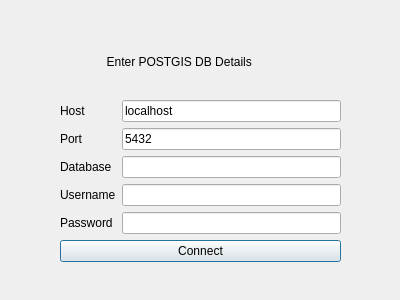
<?xml version="1.0" encoding="UTF-8"?>
<ui version="4.0">
 <class>pgDialog</class>
 <widget class="QDialog" name="pgDialog">
  <property name="geometry">
   <rect>
    <x>0</x>
    <y>0</y>
    <width>400</width>
    <height>300</height>
   </rect>
  </property>
  <property name="windowTitle">
   <string>Dialog</string>
  </property>
  <widget class="QWidget" name="layoutWidget">
   <property name="geometry">
    <rect>
     <x>60</x>
     <y>30</y>
     <width>281</width>
     <height>232</height>
    </rect>
   </property>
   <layout class="QVBoxLayout" name="verticalLayout_4">
    <item>
     <layout class="QVBoxLayout" name="verticalLayout_3">
      <item>
       <widget class="QLabel" name="pglabel_6">
        <property name="text">
         <string>              Enter POSTGIS DB Details</string>
        </property>
       </widget>
      </item>
      <item>
       <layout class="QHBoxLayout" name="horizontalLayout_6">
        <item>
         <layout class="QVBoxLayout" name="verticalLayout_2">
          <item>
           <widget class="QLabel" name="pglabel">
            <property name="text">
             <string>Host</string>
            </property>
           </widget>
          </item>
          <item>
           <widget class="QLabel" name="pglabel_2">
            <property name="text">
             <string>Port          </string>
            </property>
           </widget>
          </item>
          <item>
           <widget class="QLabel" name="pglabel_3">
            <property name="text">
             <string>Database </string>
            </property>
           </widget>
          </item>
          <item>
           <widget class="QLabel" name="pglabel_4">
            <property name="text">
             <string>Username</string>
            </property>
           </widget>
          </item>
          <item>
           <widget class="QLabel" name="pglabel_5">
            <property name="text">
             <string>Password </string>
            </property>
           </widget>
          </item>
         </layout>
        </item>
        <item>
         <layout class="QVBoxLayout" name="verticalLayout">
          <item>
           <layout class="QHBoxLayout" name="horizontalLayout">
            <item>
             <widget class="QLineEdit" name="pglineEdit">
              <property name="text">
               <string>localhost</string>
              </property>
             </widget>
            </item>
           </layout>
          </item>
          <item>
           <layout class="QHBoxLayout" name="horizontalLayout_2">
            <item>
             <widget class="QLineEdit" name="pglineEdit_2">
              <property name="text">
               <string>5432</string>
              </property>
             </widget>
            </item>
           </layout>
          </item>
          <item>
           <layout class="QHBoxLayout" name="horizontalLayout_3">
            <item>
             <widget class="QLineEdit" name="pglineEdit_3"/>
            </item>
           </layout>
          </item>
          <item>
           <layout class="QHBoxLayout" name="horizontalLayout_4">
            <item>
             <widget class="QLineEdit" name="pglineEdit_4"/>
            </item>
           </layout>
          </item>
          <item>
           <layout class="QHBoxLayout" name="horizontalLayout_5">
            <item>
             <widget class="QLineEdit" name="pglineEdit_5">
              <property name="echoMode">
               <enum>QLineEdit::Password</enum>
              </property>
             </widget>
            </item>
           </layout>
          </item>
         </layout>
        </item>
       </layout>
      </item>
     </layout>
    </item>
    <item>
     <widget class="QPushButton" name="pgpushButton">
      <property name="text">
       <string>Connect</string>
      </property>
     </widget>
    </item>
   </layout>
  </widget>
 </widget>
 <resources/>
 <connections/>
</ui>
